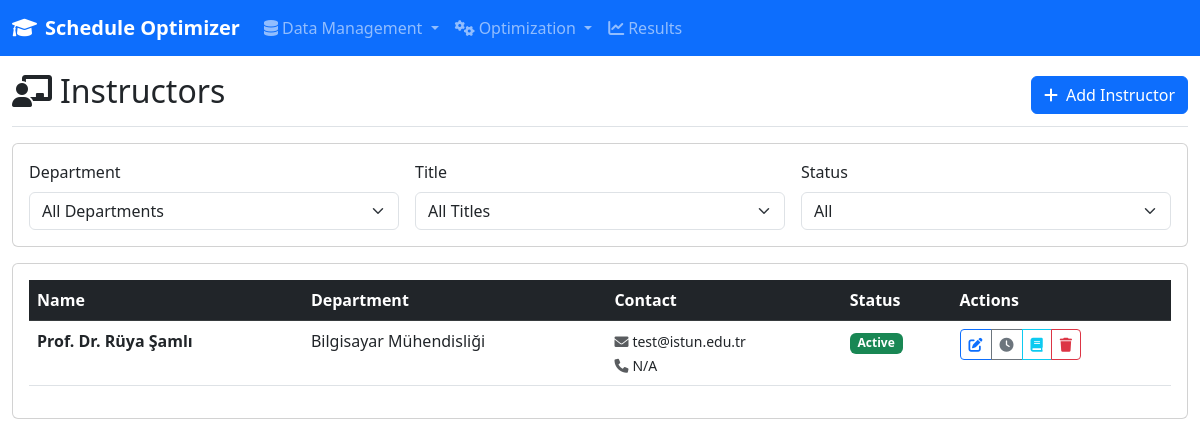
/data/instructors, run on an earlier commit of the app's database.
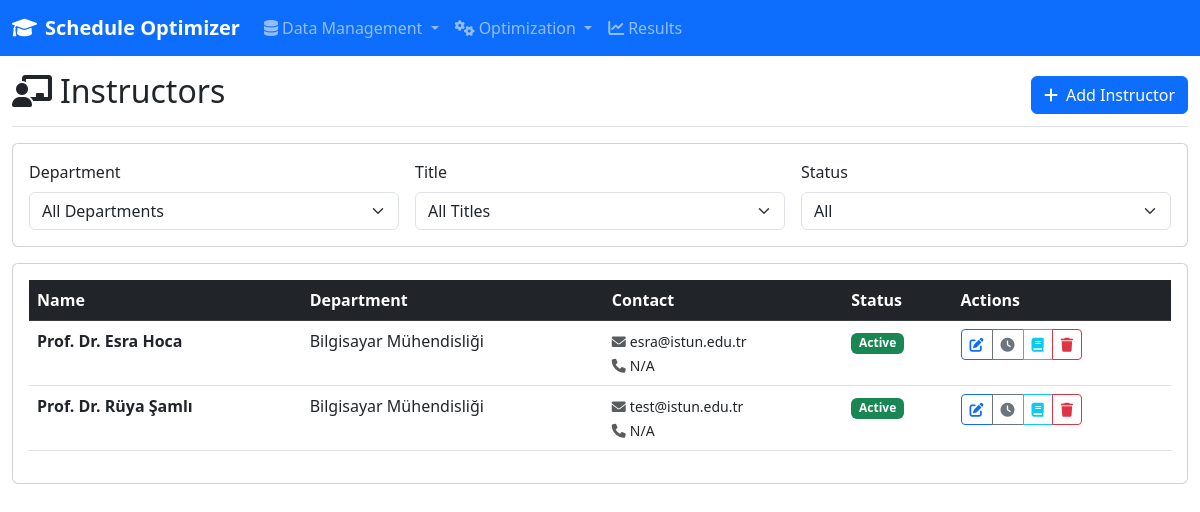
And on a later commit of the database.
### models/database.py (models this page shows, shortened)
class Instructor(db.Model):
    __tablename__ = 'instructors'
    id = db.Column(db.Integer, primary_key=True)
    name = db.Column(db.String(200), nullable=False)
    employee_id = db.Column(db.String(50), nullable=True, unique=True)  # Personel numarası
    email = db.Column(db.String(200), nullable=True)
    phone = db.Column(db.String(20), nullable=True)
    title = db.Column(db.String(50), nullable=True)
    academic_degree = db.Column(db.String(50), nullable=True)  # PhD, MSc, BSc
    department_id = db.Column(db.Integer, db.ForeignKey('departments.id'), nullable=False)
    office_location = db.Column(db.String(100), nullable=True)  # Ofis konumu
    specialization = db.Column(JSON, nullable=True)  # Uzmanlık alanları
    languages = db.Column(JSON, nullable=True)  # Konuştuğu diller
    max_daily_hours = db.Column(db.Integer, nullable=False, default=8)
    max_weekly_hours = db.Column(db.Integer, nullable=False, default=30)
    preferred_days = db.Column(JSON, nullable=True)  # Tercih ettiği günler
    preferred_times = db.Column(JSON, nullable=True)  # Tercih ettiği saatler
    availability = db.Column(JSON, nullable=False)  # 10x5 matrix (saat x gün)
    overtime_rate = db.Column(db.Float, nullable=True)  # Fazla mesai ücreti
    contract_type = db.Column(db.String(50), nullable=False, default='Full-time')  # Full-time, Part-time, Visiting
    start_date = db.Column(db.DateTime, nullable=True)  # İşe başlama tarihi
    end_date = db.Column(db.DateTime, nullable=True)  # Sözleşme bitiş tarihi
    sabbatical_periods = db.Column(JSON, nullable=True)  # Araştırma izni dönemleri
    teaching_load_factor = db.Column(db.Float, nullable=False, default=1.0)  # Ders yükü katsayısı
    research_activities = db.Column(JSON, nullable=True)  # Araştırma faaliyetleri
    is_active = db.Column(db.Boolean, nullable=False, default=True)
    is_available = db.Column(db.Boolean, nullable=False, default=True)
    created_at = db.Column(db.DateTime, default=datetime.utcnow)
    updated_at = db.Column(db.DateTime, default=datetime.utcnow, onupdate=datetime.utcnow)
    lesson_assignments = db.relationship('InstructorLesson', backref='instructor_ref', lazy=True, cascade='all, delete-orphan')

class Department(db.Model):
    __tablename__ = 'departments'
    id = db.Column(db.Integer, primary_key=True)
    name = db.Column(db.String(200), nullable=False, unique=True)
    code = db.Column(db.String(10), nullable=False, unique=True)  # Bölüm kodu (CS, EE, etc.)
    num_grades = db.Column(db.Integer, nullable=False)
    head_of_department = db.Column(db.String(200), nullable=True)  # Bölüm başkanı
    building = db.Column(db.String(100), nullable=True)  # Ana bina
    floor = db.Column(db.Integer, nullable=True)  # Ana kat
    phone = db.Column(db.String(20), nullable=True)
    email = db.Column(db.String(200), nullable=True)
    is_active = db.Column(db.Boolean, default=True)
    created_at = db.Column(db.DateTime, default=datetime.utcnow)
    updated_at = db.Column(db.DateTime, default=datetime.utcnow, onupdate=datetime.utcnow)
    lessons = db.relationship('Lesson', backref='department_ref', lazy=True, cascade='all, delete-orphan')
    instructors = db.relationship('Instructor', backref='department_ref', lazy=True, cascade='all, delete-orphan')

### routes/data_entry.py (the view)
@data_entry_bp.route('/instructors')
def instructors():
    dept_id = request.args.get('department_id', type=int)
    title = request.args.get('title')
    is_active = request.args.get('is_active')
    query = Instructor.query
    if dept_id:
        query = query.filter_by(department_id=dept_id)
    if title:
        query = query.filter_by(title=title)
    if is_active is not None:
        query = query.filter_by(is_active=is_active == 'true')
    instructors = query.order_by(Instructor.department_id, Instructor.title, Instructor.name).all()
    departments = Department.query.order_by(Department.name).all()
    titles = db.session.query(distinct(Instructor.title)).filter(Instructor.title.isnot(None)).all()
    available_titles = [t[0] for t in titles]
    return render_template('data_entry/instructors.html',
                         instructors=instructors,
                         departments=departments,
                         available_titles=available_titles,
                         selected_dept=dept_id,
                         selected_title=title,
                         selected_active=is_active)

### templates/data_entry/instructors.html (shortened to what the changed rows need)
{% extends "base.html" %}
{% block content %}
<div class="col-12">
    <div class="d-flex justify-content-between flex-wrap flex-md-nowrap align-items-center pt-3 pb-2 mb-3 border-bottom">
        <h1 class="h2">
            <i class="fas fa-chalkboard-teacher me-2"></i>Instructors
        </h1>
    </div>
    <div class="card">
        <div class="card-body">
            {% if instructors %}
                <div class="table-responsive">
                    <table class="table table-hover">
                        <thead class="table-dark">
                            <tr>
                                <th>Name</th>
                                <th>Department</th>
                                <th>Contact</th>
                                <th>Status</th>
                                <th>Actions</th>
                            </tr>
                        </thead>
                        <tbody>
                            {% for instructor in instructors %}
                            <tr>
                                <td>
                                    <strong>{{ instructor.title }} {{ instructor.name }}</strong>
                                    <br>
                                </td>
                                <td>{{ instructor.department_ref.name }}</td>
                                <td>
                                    <small>
                                        <i class="fas fa-envelope text-muted me-1"></i>{{ instructor.email or 'N/A' }}
                                        <br>
                                        <i class="fas fa-phone text-muted me-1"></i>{{ instructor.phone or 'N/A' }}
                                    </small>
                                </td>
                                <td>
                                    {% if instructor.is_active %}
                                        <span class="badge bg-success">Active</span>
                                    {% else %}
                                        <span class="badge bg-danger">Inactive</span>
                                    {% endif %}
                                </td>
                                <td>
                                    <div class="btn-group btn-group-sm">
                                        <a href="{{ url_for('data_entry.edit_instructor', instructor_id=instructor.id) }}"
                                           class="btn btn-outline-primary" title="Edit Basic Info">
                                            <i class="fas fa-edit"></i>
                                        </a>
                                        <a href="{{ url_for('data_entry.edit_instructor_availability', instructor_id=instructor.id) }}"
                                           class="btn btn-outline-secondary" title="Set Availability">
                                            <i class="fas fa-clock"></i>
                                        </a>
                                        <a href="{{ url_for('data_entry.instructor_lessons', instructor_id=instructor.id) }}"
                                           class="btn btn-outline-info" title="Manage Lessons">
                                             <i class="fas fa-book"></i>
                                        </a>
                                        <button type="button" class="btn btn-outline-danger"
                                                onclick="confirmDelete('{{ instructor.name }}', '{{ url_for('data_entry.delete_instructor', instructor_id=instructor.id) }}')">
                                            <i class="fas fa-trash"></i>
                                        </button>
                                    </div>
                                </td>
                            </tr>
                            {% endfor %}
                        </tbody>
                    </table>
                </div>
            {% endif %}
        </div>
    </div>
</div>
{% endblock %}

What changed in the data, as far as the page shows it:
added Instructor: title "Prof. Dr.", name "Esra Hoca", department_ref.name "Bilgisayar Mühendisliği", email "esra@istun.edu.tr", phone "N/A", is_active "Active"
